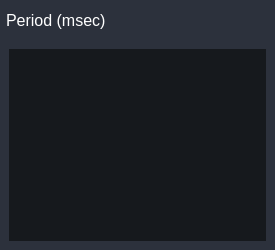
<?xml version="1.0" encoding="UTF-8"?>
<ui version="4.0">
 <class>AqWatchListWidget</class>
 <widget class="QWidget" name="AqWatchListWidget">
  <property name="geometry">
   <rect>
    <x>0</x>
    <y>0</y>
    <width>275</width>
    <height>250</height>
   </rect>
  </property>
  <property name="sizePolicy">
   <sizepolicy hsizetype="MinimumExpanding" vsizetype="MinimumExpanding">
    <horstretch>0</horstretch>
    <verstretch>0</verstretch>
   </sizepolicy>
  </property>
  <property name="windowTitle">
   <string>Form</string>
  </property>
  <property name="styleSheet">
   <string notr="true">* {
	border: none;
	padding: 0;
	margin: 0;
	color: #fff;
}

#AqWatchListWidget {
	background-color: #2c313c;
}

QLabel {
	min-height: 30px;
	font-size: 12pt;
}

QLineEdit{
	background-color: transparent;
}

QPushButton {
	border: 1px solid #637A7B;
}

QPushButton {
	 border-left: 1px solid #9ef1d3;
	border-top: 1px solid #9ef1d3;
 	border-bottom: 1px solid #5bb192;
	border-right: 1px solid #5bb192;
 	color: #D0D0D0;
	background-color: #2b2d30;
	border-radius: 4px;
}

QPushButton:hover {
	background-color: #3c3e41;
}
QPushButton:pressed {
	 background-color: #429061;
}

QTreeView {                                
   color: #D0D0D0;
}

QTreeView::item {
	border: 1px solid #2b2d30;
}

#treeView::item:!focus { 
    background-color: #2b2d30; 
	color: #D0D0D0;
}

#treeView{ 
    background-color: #16191d;
	color: #D0D0D0;
}

QHeaderView::section {
    border: 1px solid #1e1f22;
    color: #D0D0D0;
    background-color: #2b2d30;
    padding-left: 6px;
}

QScrollBar:vertical {
    background: #1e1f22;
    width: 10px;  /* Ширина вертикального скроллбара */
}

QScrollBar:horizontal {
    background: #1e1f22;
	height: 10px;  /* Высота горизонтального скроллбара */
}
</string>
  </property>
  <layout class="QVBoxLayout" name="verticalLayout">
   <property name="spacing">
    <number>0</number>
   </property>
   <property name="leftMargin">
    <number>0</number>
   </property>
   <property name="topMargin">
    <number>0</number>
   </property>
   <property name="rightMargin">
    <number>0</number>
   </property>
   <property name="bottomMargin">
    <number>0</number>
   </property>
   <item>
    <widget class="QFrame" name="headerFrame">
     <property name="minimumSize">
      <size>
       <width>0</width>
       <height>40</height>
      </size>
     </property>
     <property name="maximumSize">
      <size>
       <width>16777215</width>
       <height>40</height>
      </size>
     </property>
     <property name="frameShape">
      <enum>QFrame::StyledPanel</enum>
     </property>
     <property name="frameShadow">
      <enum>QFrame::Raised</enum>
     </property>
     <layout class="QHBoxLayout" name="horizontalLayout_2">
      <property name="spacing">
       <number>0</number>
      </property>
      <property name="leftMargin">
       <number>0</number>
      </property>
      <property name="topMargin">
       <number>0</number>
      </property>
      <property name="rightMargin">
       <number>0</number>
      </property>
      <item>
       <widget class="QFrame" name="periodFrame">
        <property name="minimumSize">
         <size>
          <width>0</width>
          <height>40</height>
         </size>
        </property>
        <property name="maximumSize">
         <size>
          <width>16777215</width>
          <height>40</height>
         </size>
        </property>
        <property name="frameShape">
         <enum>QFrame::StyledPanel</enum>
        </property>
        <property name="frameShadow">
         <enum>QFrame::Raised</enum>
        </property>
        <layout class="QHBoxLayout" name="horizontalLayout">
         <property name="spacing">
          <number>0</number>
         </property>
         <property name="leftMargin">
          <number>6</number>
         </property>
         <property name="topMargin">
          <number>0</number>
         </property>
         <property name="rightMargin">
          <number>0</number>
         </property>
         <property name="bottomMargin">
          <number>0</number>
         </property>
         <item>
          <widget class="QLabel" name="periodLabel">
           <property name="text">
            <string>Period (msec)</string>
           </property>
          </widget>
         </item>
         <item>
          <widget class="QLineEdit" name="periodLineEdit"/>
         </item>
        </layout>
       </widget>
      </item>
     </layout>
    </widget>
   </item>
   <item>
    <widget class="QFrame" name="tableFrame">
     <property name="frameShape">
      <enum>QFrame::StyledPanel</enum>
     </property>
     <property name="frameShadow">
      <enum>QFrame::Raised</enum>
     </property>
     <layout class="QVBoxLayout" name="verticalLayout_2">
      <item>
       <widget class="AqWatchTreeView" name="treeView"/>
      </item>
     </layout>
    </widget>
   </item>
  </layout>
 </widget>
 <customwidgets>
  <customwidget>
   <class>AqWatchTreeView</class>
   <extends>QTreeView</extends>
   <header location="global">AqWatchTreeView.h</header>
  </customwidget>
 </customwidgets>
 <resources/>
 <connections/>
</ui>
